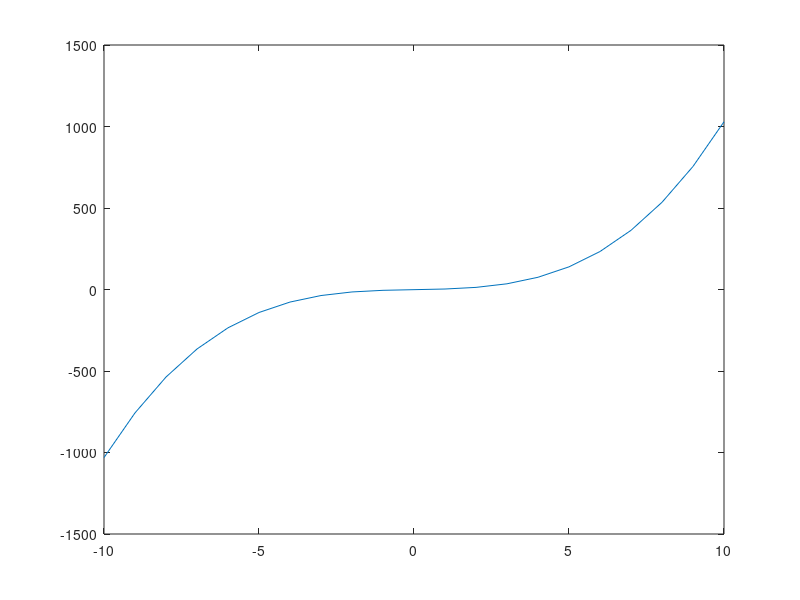

MATLAB code to generate this figure: (Note: this script raises an error after producing the figure.)
clear all;

F = @(x) x.^3 + 3.*x - 1;
X = -10:1:10;
plot(X, F(X))

a = -2;
b = 2;
eps = 0.01;
[der1, der2] = derivative();

ans1 = first(F, a, b, eps);
ans2 = second(F, a, b, eps, der1, der2);
ans3 = third(F, a, eps, der1);

function ansver = first(F, a, b, eps)
    if F(a)*F(b) > 0
        error('Корень не существует в данном интервале.');
    end
    
    while abs(b - a) > eps
        ansver = (a + b) / 2;
        if F(a) * F(ansver) < 0
            b = ansver;
        elseif F(b) * F(ansver) < 0
            a = ansver;
        end
    end
    
    ansver = (a + b) / 2;
end

function ansver = second(F, a, b, eps, der1, der2)
    if F(a) * der2(a) > 0
        ansver = a;
    elseif F(b) * der2(b) > 0
        ansver = b;
    end
    
    pr = inf;
    while pr > eps
        pr = F(ansver) / der1(ansver);
        ansver = ansver - pr;
    end
end

function ansver = third(F, a, eps, der1)
    M = 1.01 * der1(a);
    k = M;
    f = @(ansver) ansver - F(ansver) / k;
    ansver = a;
    pr = inf;
    
    while pr > eps
        ansver_prev = ansver;
        ansver = f(ansver);
        pr = abs(ansver - ansver_prev);
    end
end

function [der1, der2] = derivative()
    syms x;
    f = x^3 + 3*x - 1;
    der1 = matlabFunction(diff(f));
    der2 = matlabFunction(diff(f, 2));
end
